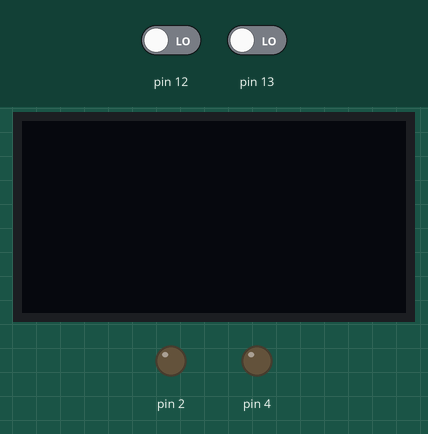
Bench run of a sketch on a simulated Arduino Uno, built with avr-gcc and run on an emulated ATmega328P. Shown: 128×64 one-colour display, output pins drawn as LEDs (lit = HIGH). Inputs (shaded band) come from the test bench; at power-on: pin 12 LOW, pin 13 LOW.

Above: at 1.2 s.
1.3 s: pin 12 driven HIGH
At 1.45 s:
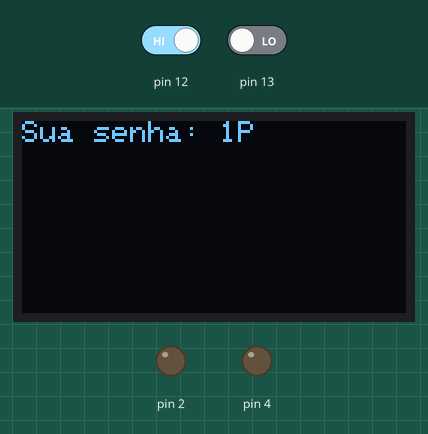
3.4 s: pin 12 driven LOW
4.9 s: pin 13 driven HIGH
At 6.1 s:
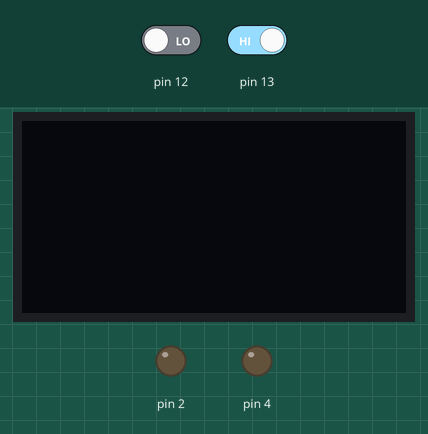
6.4 s: pin 12 driven HIGH
At 6.67 s:
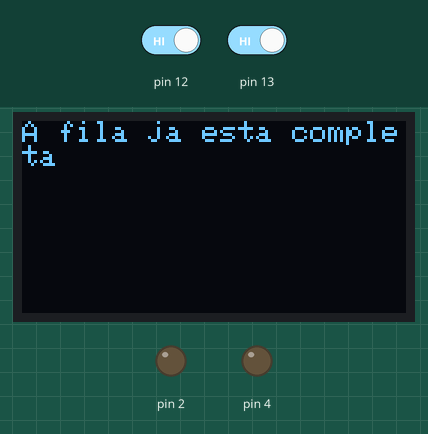
Timing chart, 0 to 9.4 s (numbered marks = the images above; inputs shaded):
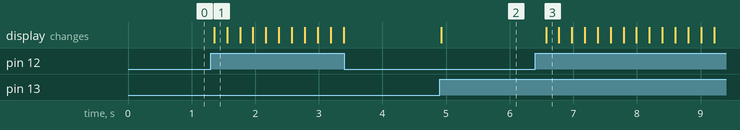

The sketch:

ProjetoC.ino
```cpp
/*
#-------------------------#
|       ATENDIMENTO       |
|      Igor Marinho       |
|      Bruno Dobelin      |
|      Vinicius Mariano   |
|      Vinicius Alves     |
#-------------------------#
*/

#include <U8glib.h>

#include <Adafruit_SSD1306.h>
#include <Adafruit_GFX.h>
#include <Adafruit_SPITFT.h>
#include <Adafruit_SPITFT_Macros.h>
#include <gfxfont.h>
#include <Wire.h> //INCLUSÃO DE BIBLIOTECA
#define SCREEN_WIDTH 128
#define SCREEN_HEIGHT 64

Adafruit_SSD1306 display = Adafruit_SSD1306();
#define limit 10
#define limitP 10

struct fila_struct {
  int position[limit];
  int initial_position;
  int end_position;
};

struct fila_struct fila;
int num_atendimento = 0;
int num_atendimentoP = 0;
int num = 0;

int senha = 0;
int senhaP = 0;
bool sair = true;
char buff[35];
char buff1[35];
char buff2[35];

void setup(){
  pinMode(12, INPUT);
  pinMode(4, OUTPUT);
  pinMode(13, INPUT);
  pinMode(2, OUTPUT);
  Wire.begin(); //INICIALIZA A BIBLIOTECA WIRE
  display.begin(SSD1306_SWITCHCAPVCC, 0x3C); //INICIALIZA O DISPLAY COM ENDEREÇO I2C 0x3C
  display.setTextColor(WHITE); //DEFINE A COR DO TEXTO
  display.setTextSize(1); //DEFINE O TAMANHO DA FONTE DO TEXTO
  display.clearDisplay(); //LIMPA AS INFORMAÇÕES DO DISPLAY
}

void loop()
{
  fila.initial_position = 0;
  fila.end_position = 0;

  if(digitalRead(13) == 1){
    display.setCursor(0,0); //POSIÇÃO EM QUE O CURSOR IRÁ FAZER A ESCRITA
    retirar_senha();
    display.print(buff); //ESCREVE O TEXTO NO DISPLAY
    display.display(); //EFETIVA A ESCRITA NO DISPLAY
    delay(150);
  }
  if(digitalRead(12) == 1){
    display.setCursor(0,0); //POSIÇÃO EM QUE O CURSOR IRÁ FAZER A ESCRITA
    retirar_senhaP();
    display.print(buff2); //ESCREVE O TEXTO NO DISPLAY
    display.display(); //EFETIVA A ESCRITA NO DISPLAY
    delay(150);
  }
  if(digitalRead(2) == 1){
    display.setCursor(0,0); //POSIÇÃO EM QUE O CURSOR IRÁ FAZER A ESCRITA
    fila_decrement();
    display.print(buff1); //ESCREVE O TEXTO NO DISPLAY
    display.display(); //EFETIVA A ESCRITA NO DISPLAY
    delay(150);
  }
  if(digitalRead(4) == 1){
    display.setCursor(0,0); //POSIÇÃO EM QUE O CURSOR IRÁ FAZER A ESCRITA
    fila_decrementP();
    display.print(buff1); //ESCREVE O TEXTO NO DISPLAY
    display.display(); //EFETIVA A ESCRITA NO DISPLAY
    delay(150);
  }
}
void fila_increment(int senha){
  if (fila.end_position == limit) {
  }
  else {
    fila.position[fila.end_position] = senha;
    fila.end_position++;
  }
}

void fila_incrementP(int senhaP){
  if (fila.end_position == limit) {
  }
  else {
    fila.position[fila.end_position] = senhaP;
    fila.end_position++;
  }
}

void retirar_senhaP(){
  int sua_senha;
  if (validar() == 1) {
    sua_senha = senhaP + 1;
    sprintf(buff2,"Sua senha: %dP", sua_senha);
    senhaP++;
    fila_incrementP(sua_senha);
  } else if(senhaP == 10) {
    sprintf(buff2,"A fila ja esta completa");
  }
  display.clearDisplay();
  display.display();
}

void retirar_senha(){
  int sua_senha;
  if (validar() == 1) {
    sua_senha = senha + 1;
    sprintf(buff,"Sua senha: %dN", sua_senha);
    senha++;
    fila_increment(sua_senha);
  } else if(senha == 10) {
    sprintf(buff,"A fila ja esta completa");
  }
  display.clearDisplay();
  display.display();
}

void fila_decrement(){
  for (int i=0; i<limitP -1; i++) {
     fila.position[i] = fila.position[i+1];
  }
  fila.position[fila.end_position] = 0;
  fila.end_position--;
  num_atendimento++;
  sprintf(buff1,"SENHA: %dN \n", num_atendimento);
  display.clearDisplay();
  display.display();
}

void fila_decrementP(){
  for (int i=0; i<limit -1; i++) {
     fila.position[i] = fila.position[i+1];
  }
  fila.position[fila.end_position] = 0;
  fila.end_position--;
  num_atendimentoP++;
  sprintf(buff1,"SENHA: %dP \n", num_atendimentoP);
  display.clearDisplay();
  display.display();
}

int validar(){
  if (senha == limit || senhaP == limit) {
    return -1;
  }
  else if(senha <= limit || senhaP <= limit) {
    return 1;
  }

}
```

Measured:
- after the input at 1.3 s, the display: changes after 0.05 s (image 1)
- after the input at 3.4 s, every drawn part: stays the same
- after the input at 4.9 s, the display: changes at once (image 2)
- after the input at 6.4 s, the display: changes after 0.17 s (image 3)
